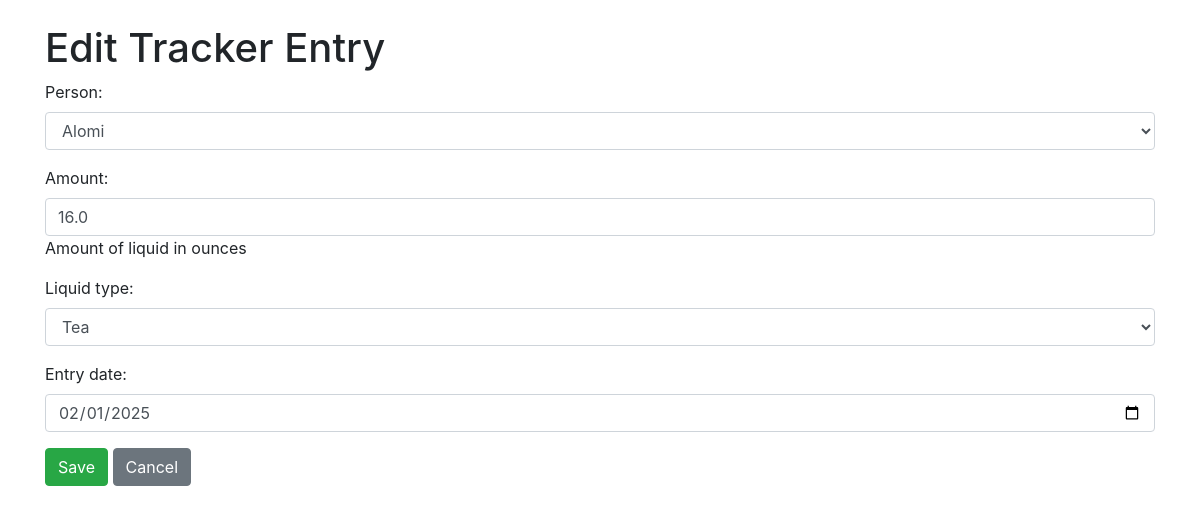
The page /entries/24/edit/ on the database its author committed.
### tracker/models.py (models this page shows, shortened)
class WaterIntake(models.Model):
    person = models.CharField(max_length=10, choices=PERSON_CHOICES, default='alomi')
    amount = models.FloatField(help_text="Amount of liquid in ounces")
    liquid_type = models.CharField(max_length=50, choices=LIQUID_CHOICES, default='water')
    entry_date = models.DateField(default=date.today)

### tracker/views.py (the view)
# urls.py: path('entries/<int:pk>/edit/', views.entry_update, name='entry_update'),
def entry_update(request, pk):
    entry = get_object_or_404(WaterIntake, pk=pk)
    if request.method == 'POST':
        form = WaterIntakeForm(request.POST, instance=entry)
        if form.is_valid():
            form.save()
            return redirect('entry_list')
    else:
        form = WaterIntakeForm(instance=entry)
    return render(request, 'tracker/entry_form.html', {'form': form, 'entry': entry})

### tracker/forms.py
class WaterIntakeForm(forms.ModelForm):
    class Meta:
        model = WaterIntake
        fields = ['person', 'amount', 'liquid_type', 'entry_date']
        widgets = {
            'person': forms.Select(attrs={'class': 'form-control'}),
            'amount': forms.NumberInput(attrs={
                'class': 'form-control',
                'placeholder': 'Enter ounces',
                'value': 8  # default value in the widget
            }),
            'liquid_type': forms.Select(attrs={'class': 'form-control'}),
            'entry_date': forms.DateInput(attrs={'class': 'form-control', 'type': 'date'}),
        }
        initial = {
            'amount': 8,
        }

### tracker/templates/tracker/entry_form.html (shortened to what this page needs)
{% extends 'tracker/base.html' %}
{% block content %}
<h1>Edit Tracker Entry</h1>
<form method="post">
  {{ form.as_p }}
  <button type="submit" class="btn btn-success">Save</button>
  <a href="{% url 'entry_list' %}" class="btn btn-secondary">Cancel</a>
</form>
{% endblock %}

### rows shown on the page
WaterIntake: person "Alomi", amount "16.0", liquid_type "Tea", entry_date "02/01/2025"
